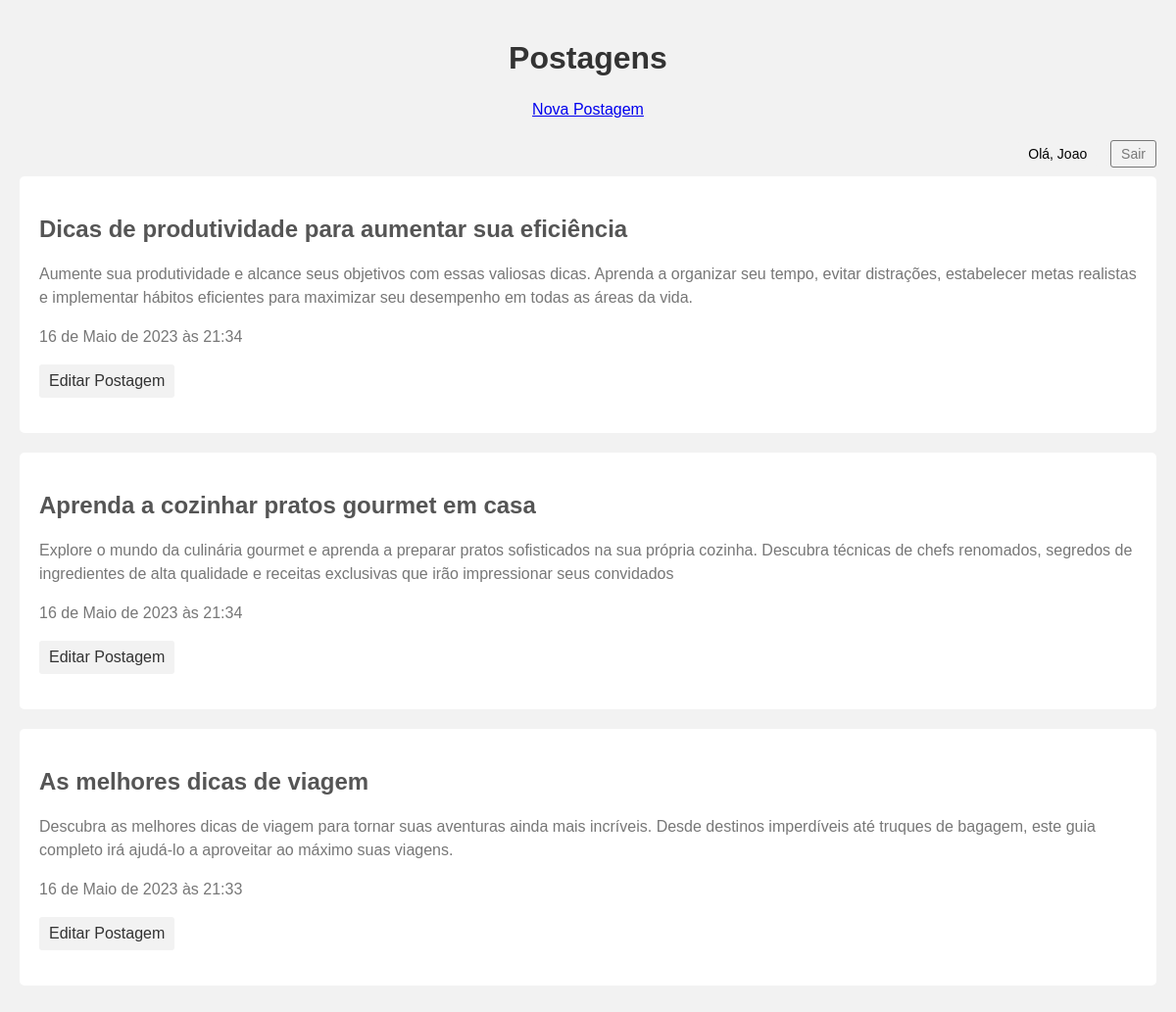
Page / (signed in) on the committed database.
### blogs/models.py (models this page shows, shortened)
class BlogPost(models.Model):
    title = models.TextField(max_length= 100)
    text = models.TextField()
    date_added = models.DateTimeField(auto_now_add=True)
    owner = models.ForeignKey(User, on_delete=models.CASCADE)

### blogs/views.py (the view)
# urls.py: path('', views.index, name='index'),
def index(request):
    blog_posts = BlogPost.objects.order_by('-date_added')
    context = {'blog_posts': blog_posts}
    return render(request, 'blogs/index.html', context)

### blogs/templates/blogs/index.html (shortened to what this page needs)
<!DOCTYPE html>
{% load static %}
<html>
<head>
    <link rel="stylesheet" href="{% static 'blogs/css/style.css' %}">
</head>
<body>
    <h1>Postagens</h1>
    <p class="new-post-link"><a href="{% url 'blogs:new_post' %}">Nova Postagem</a></p>
    <div class="user-info">
        {% if user.is_authenticated %}
        <span class="welcome-message">Olá, {{ user.username | capfirst }}</span>
        <a class="logout-link" href="{% url 'users:logout' %}">Sair</a>
        {% else %}
        <a class="login-link" href="{% url 'users:login' %}">Fazer Login</a>
        <a class="register-link" href="{% url 'users:register' %}">Cadastrar</a>
        {% endif %}
    </div>
    {% for blog_post in blog_posts %}
    <div class="post-container">
        <h2>{{ blog_post.title }}</h2>
        <p>{{ blog_post.text }}</p>
        <p>{{ blog_post.date_added }}</p>
        {% if blog_post.owner == request.user %}
        <p><a class="edit-link" href="{% url 'blogs:edit_post' post_id=blog_post.id %}">Editar Postagem</a></p>
        {% endif %}
    </div>
    {% empty %}
    <h2 class="empty-message">Nenhuma postagem foi feita</h2>
    {% endfor %}
</body>
</html>

### static/blogs/css/style.css (style rules this page uses)
body { font-family: Arial, sans-serif; margin: 0; padding: 20px; background-color: #f2f2f2; }
h1 { text-align: center; color: #333; }
h2 { color: #555; margin-top: 20px; }
p { color: #777; line-height: 1.5; }
.post-container { background-color: #fff; border-radius: 5px; padding: 20px; margin-bottom: 20px; }
.new-post-link { display: block; text-align: center; margin-bottom: 20px; }
.user-info { text-align: right; margin-bottom: 10px; font-size: 14px; }
.user-info a { color: #777; text-decoration: none; }
.welcome-message { display: inline-block; padding: 5px 10px; background-color: #f2f2f2; border-radius: 3px; margin-right: 10px; }
.logout-link { color: #777; text-decoration: none; border: 1px solid #777; border-radius: 3px; padding: 5px 10px; }
.edit-link { color: #333; text-decoration: none; background-color: #f2f2f2; border-radius: 3px; padding: 5px 10px; display: inline-block; }

### rows in the picture
BlogPost: title "Dicas de produtividade para aumentar sua eficiência", text "Aumente sua produtividade e alcance seus objetivos com essas valiosas dicas. Aprenda a organizar seu tempo, evitar distrações, estabelecer metas realistas e implementar hábitos eficientes para maximizar seu desempenho em todas as áreas da vida.", date_added "16 de Maio de 2023 às 21:34", shows "Editar Postagem"
BlogPost: title "Aprenda a cozinhar pratos gourmet em casa", text "Explore o mundo da culinária gourmet e aprenda a preparar pratos sofisticados na sua própria cozinha. Descubra técnicas de chefs renomados, segredos de ingredientes de alta qualidade e receitas exclusivas que irão impressionar seus convidados", date_added "16 de Maio de 2023 às 21:34", shows "Editar Postagem"
BlogPost: title "As melhores dicas de viagem", text "Descubra as melhores dicas de viagem para tornar suas aventuras ainda mais incríveis. Desde destinos imperdíveis até truques de bagagem, este guia completo irá ajudá-lo a aproveitar ao máximo suas viagens.", date_added "16 de Maio de 2023 às 21:33", shows "Editar Postagem"

### other values in the picture
{{ user.username | capfirst }} "Joao"
